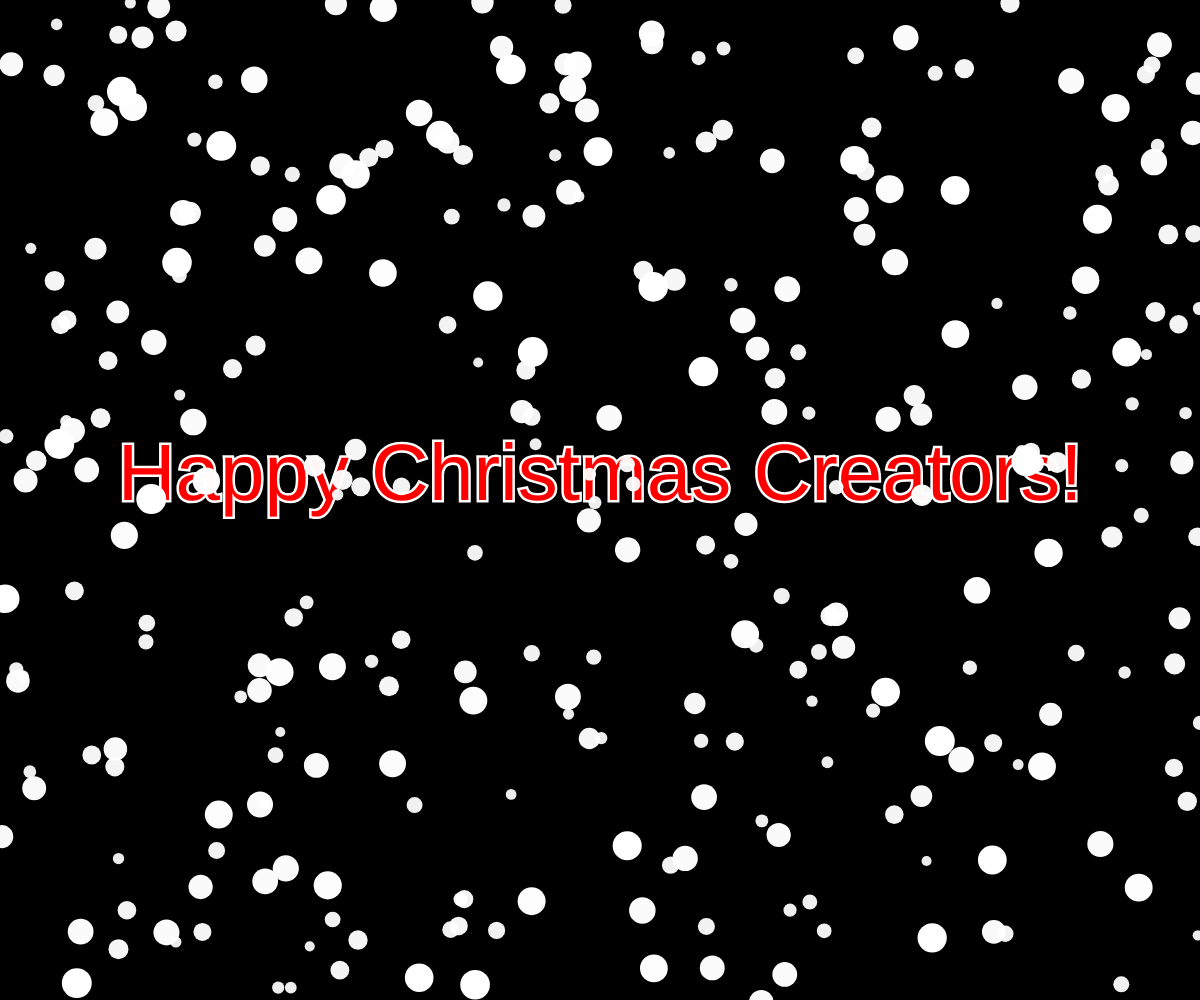
Frame 1 (no input)
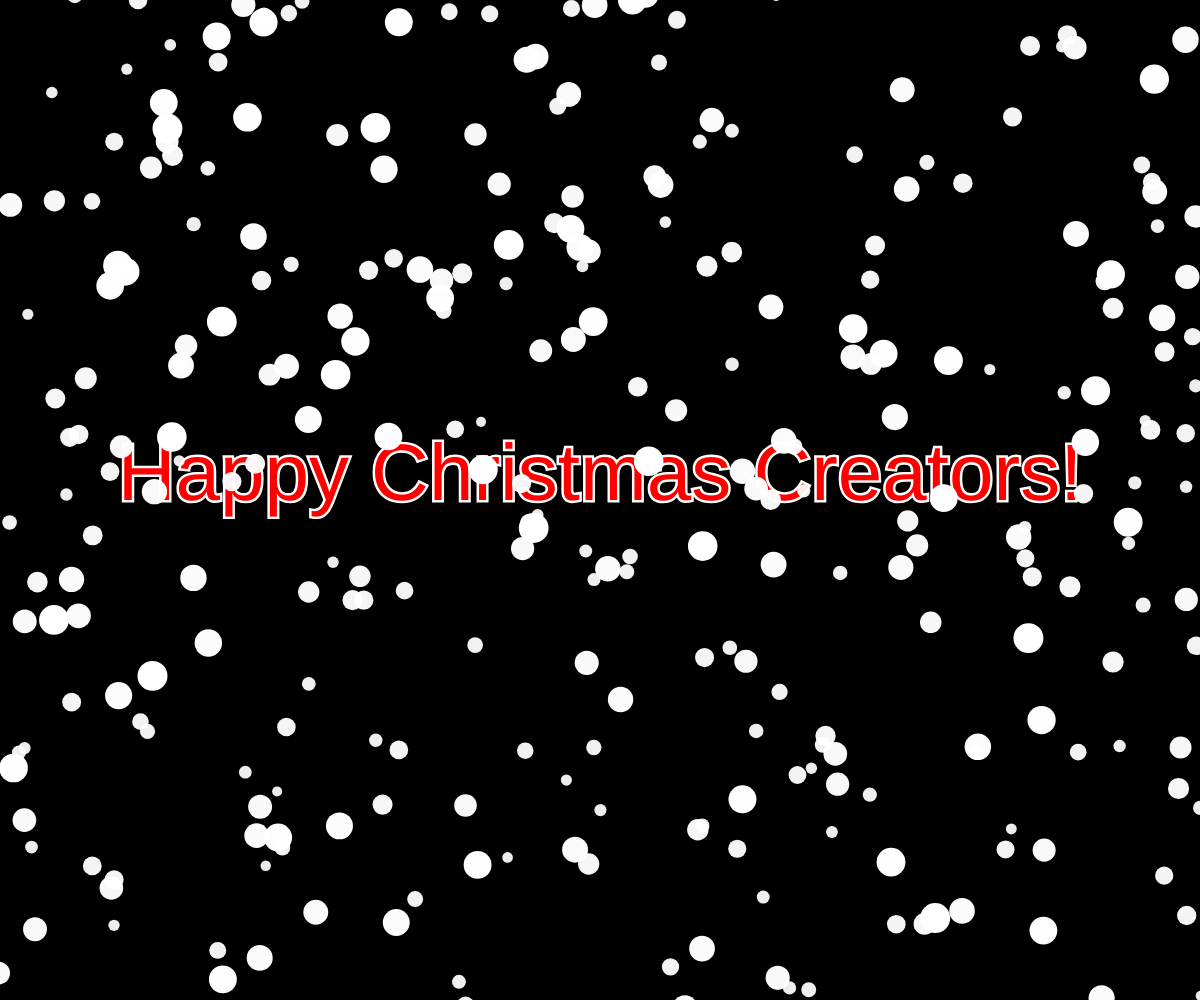
Frame 60 (no input)
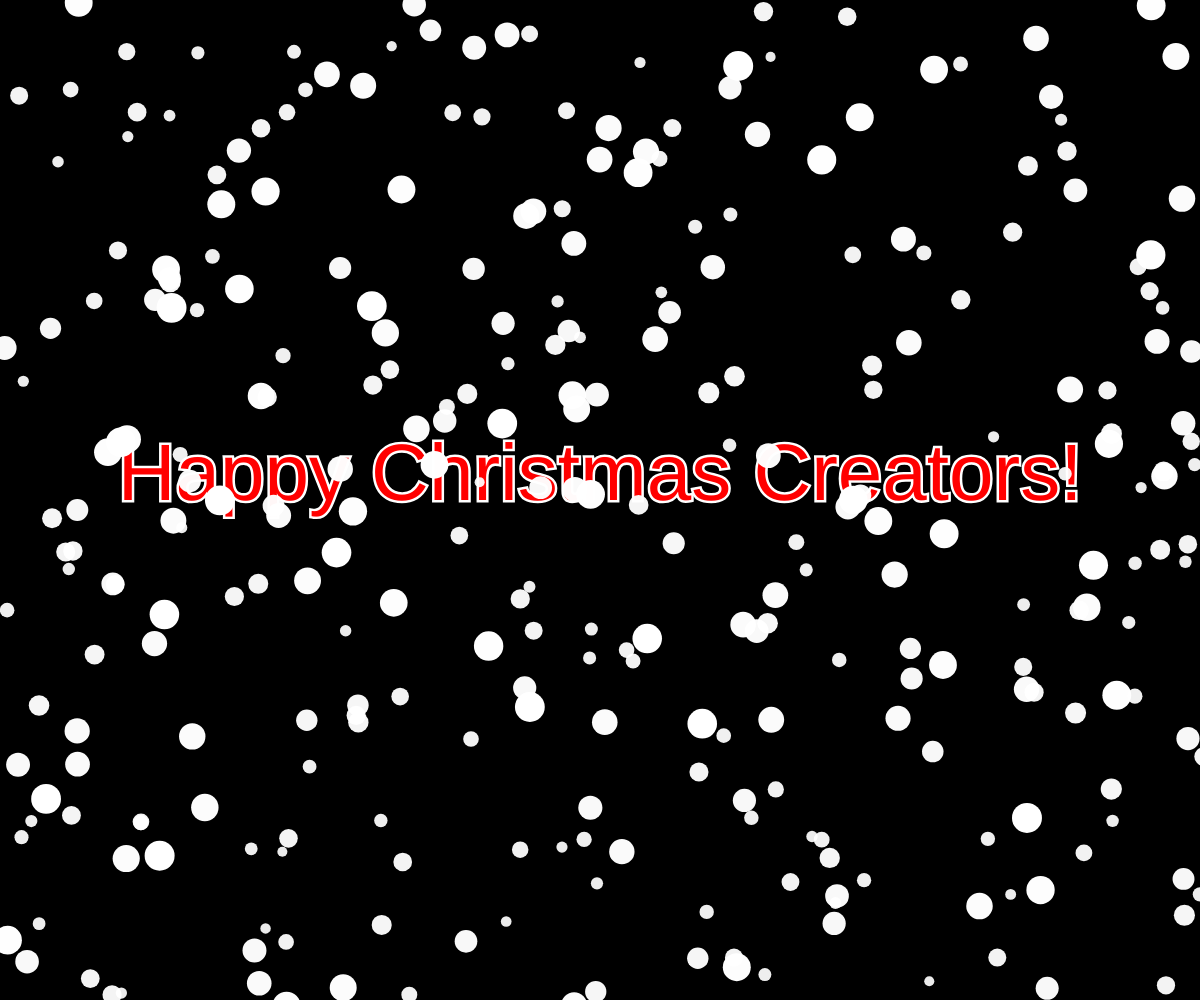
Frame 120 (the mouse pressed at the canvas centre since frame 60)

The p5.js sketch that drew these frames (run headless with seeded random() and noise() and a simulated clock; from frame 60 on, the mouse is pressed at the canvas centre):

// p5.js sketch
// ── sketch.js
let snowFlakes=[];
let message = "Happy Christmas Creators!"

function setup(){
    createCanvas(innerWidth, innerHeight);

    for(let i=0; i<300; i++){
        snowFlakes.push(new Snowflake(random(width), random(height), random(10,30)));
    }
}

function draw(){
    background(0);
    // Draw Message
    stroke(255);
    strokeWeight(5);
    fill('red');
    textSize(width/15);
    textAlign(CENTER);
    text(message, width/2, height/2);

    // Draw snowflakes
    for(let i=0; i<snowFlakes.length; i++){
        snowFlakes[i].move();
        snowFlakes[i].show();
    }
}

// ── Snowflake.js
class Snowflake {
    constructor(x, y, size){
       this.x = x; 
       this.y = y;
       this.size = size;  
       this.speed = this.size / 10;
    }

    move(){
        this.y = this.y + this.speed;
        this.x = this.x + random(-1,1);
        if(this.y > height+this.size/2){
            this.y = -1 * this.size/2;
            this.x = random(width);
        }
    }

    show(){
        fill(255, 225 + this.size);
        noStroke();        
        ellipse(this.x, this.y, this.size, this.size);        
    }

}
